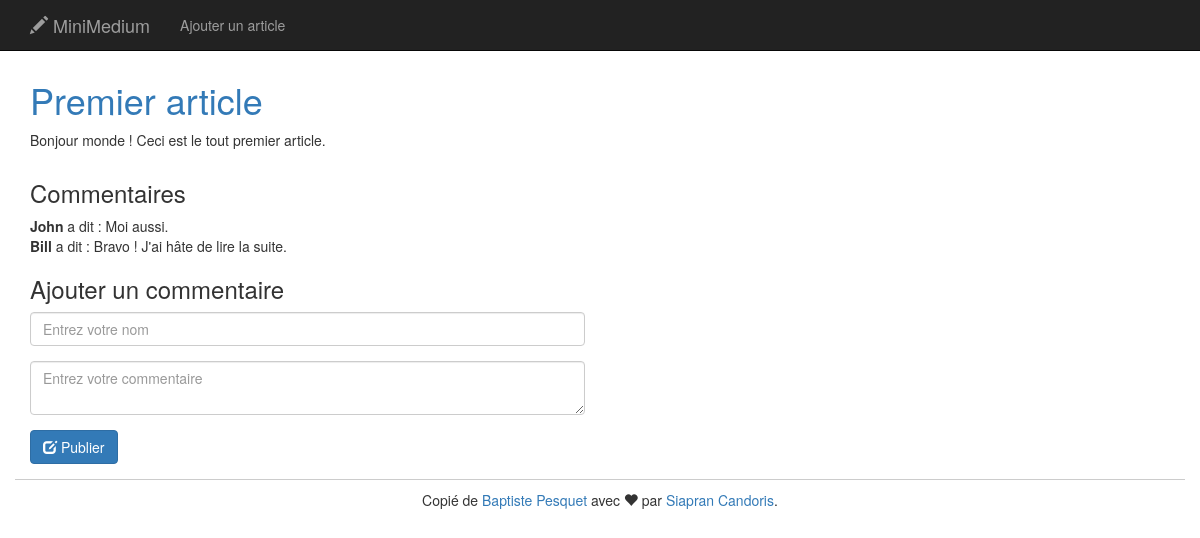
Screenshot of /article.php?id=1 with the database file from the repository.
### tables this page shows
create table t_article (
    art_id integer not null primary key auto_increment,
    art_title varchar(100) not null,
    art_content varchar(2000) not null
);

create table t_comment (
    com_id integer not null primary key auto_increment,
    com_content varchar(500) not null,
    art_id integer not null,
    username varchar(100) not null,
    constraint fk_com_art foreign key(art_id) references t_article(art_id)
);

### model/dao.php (called while the page is built, shortened)
<?php
require_once("model/article.php");
require_once("model/comment.php");
$dao = new DAO();
class DAO
{
    private $db;
    function __construct() {
        $servername = "localhost";
        $username = "minimedium_user";
        $password = "secret";
        $dbname = "minimedium";
        try {
            $this->db = new PDO("mysql:host=$servername;dbname=$dbname", $username, $password);
            $this->db->setAttribute(PDO::ATTR_ERRMODE, PDO::ERRMODE_EXCEPTION);
        }
        catch(PDOException $e)
        {
            echo "Connection failed: " . $e->getMessage();
        }
    }
    public function readArticle($art_id)
    {
        try {
            $statement = $this->db->prepare("SELECT * FROM t_article WHERE art_id=:art_id;");
            $statement->bindParam(":art_id", $art_id);
            $statement->execute();
            $res = $statement->fetchAll(PDO::FETCH_CLASS,'Article');
        } catch(PDOException $e) {
            die("PDO Error :" . $e->getMessage());
        }
        return $res[0];
    }
    public function existsArticle($art_id)
    {
        $res = $this->readArticle($art_id);
        return true;
    }
    public function readCommentList($art_id)
    {
        try {
            $statement = $this->db->prepare("SELECT * FROM t_comment WHERE art_id = :art_id ORDER BY com_id DESC;");
            $statement->bindParam(":art_id", $art_id);
            $statement->execute();
            $res = $statement->fetchAll(PDO::FETCH_CLASS,'Comment');
        } catch(PDOException $e) {
            die("PDO Error :" . $e->getMessage());
        }
        return $res;
    }
}
 ?>

### view/comment.php (the view)
<strong><?php echo $comment->username ?></strong> a dit : <?php echo $comment->com_content; ?><br>

### article.php (shortened to what this page needs)
<!doctype html>
<html>
<?php include("./view/head.php"); ?>
<body>
    <?php include("./view/nav.php"); ?>
    <?php
    include_once("./model/dao.php");
    if (isset($_GET["id"]) && $dao->existsArticle((int) $_GET["id"])):
        $article = $dao->readArticle((int) $_GET["id"]);
        ?>
        <div class="container">
            <div class="row">
                <?php include("view/article.php") ?>
            </div>
            <h3>Commentaires</h3>
            <?php
            $list = $dao->readCommentList($article->art_id);
            include("view/comment_list.php"); ?>
            <h3>Ajouter un commentaire</h3>
            <form class="form-horizontal" role="form" action="add_comment.php" method="post">
                <div class="form-group">
                    <div class="col-sm-6">
                        <input type="text" name="username" class="form-control" placeholder="Entrez votre nom" required autofocus>
                    </div>
                </div>
                <div class="form-group">
                    <div class="col-sm-6">
                        <textarea name="content" class="form-control" placeholder="Entrez votre commentaire" required></textarea>
                    </div>
                </div>
                <div class="form-group">
                    <div class="col-sm-4">
                        <button type="submit" class="btn btn-default btn-primary"><span class="glyphicon glyphicon-edit"></span> Publier</button>
                    </div>
                </div>
            </form>
        </div>
    <?php else: ?>
        <div class="container">
            <h1 style="text-align: center;">404</h1>
        </div>
    <?php endif; ?>
    <?php include("./view/foot.php"); ?>
</body>
</html>

### view/head.php (shortened to what this page needs)
<head>
    <link href="lib/bootstrap/css/bootstrap.min.css" rel="stylesheet">
    <link href="css/style.css" rel="stylesheet">
</head>

### view/nav.php (shortened to what this page needs)
<nav class="navbar navbar-default navbar-inverse navbar-fixed-top " role="navigation">
    <div class="container">
        <div class="navbar-header">
            <a class="navbar-brand" href="index.php">
                <span class="glyphicon glyphicon-pencil" aria-hidden="true"></span>
                MiniMedium
            </a>
        </div>
        <div class="collapse navbar-collapse navbar-ex1-collapse">
            <ul class="nav navbar-nav">
                <li><a href="new_article.php">Ajouter un article</a></li>
            </ul>
        </div>
    </div>
</nav>

### view/article.php
<div class="col-md-6">
    <h1><a class="articleTitle" href=<?php echo 'article.php?id='.$article->art_id; ?>><?php echo $article->art_title; ?></a></h1>
    <p>
        <?php echo $article->art_content ?>
    </p>
</div>

### view/comment_list.php
<?php
foreach ($list as $key => $comment) {
    include("view/comment.php");
}
?>

### view/foot.php
<footer class="container footer">
        Copié de <a href="http://polytechlyon-isi1web.github.io/projects/mymovies-static">Baptiste Pesquet</a> avec <span class="glyphicon glyphicon-heart" aria-hidden="true"></span> par <a href="https://github.com/Siapran">Siapran Candoris</a>.
</footer>

### css/style.css (style rules this page uses)
body { padding-top: 60px; }
.footer { border-top: 1px solid #ccc; padding-top: 10px; margin-bottom: 10px; text-align: center; }

### rows the page displays
t_article: art_title "Premier article", art_content "Bonjour monde ! Ceci est le tout premier article."
t_comment: username "John", com_content "Moi aussi."
t_comment: username "Bill", com_content "Bravo ! J'ai hâte de lire la suite."
